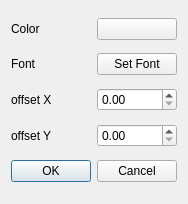
<?xml version="1.0" encoding="UTF-8"?>
<ui version="4.0">
 <class>LabelSetting</class>
 <widget class="QDialog" name="LabelSetting">
  <property name="geometry">
   <rect>
    <x>0</x>
    <y>0</y>
    <width>174</width>
    <height>204</height>
   </rect>
  </property>
  <property name="windowTitle">
   <string>Label Settings</string>
  </property>
  <layout class="QGridLayout" name="gridLayout">
   <item row="0" column="0">
    <widget class="QLabel" name="label">
     <property name="text">
      <string>Color</string>
     </property>
    </widget>
   </item>
   <item row="0" column="1">
    <widget class="QPushButton" name="pushButton_2">
     <property name="text">
      <string/>
     </property>
    </widget>
   </item>
   <item row="1" column="0">
    <widget class="QLabel" name="label_2">
     <property name="text">
      <string>Font</string>
     </property>
    </widget>
   </item>
   <item row="2" column="0">
    <widget class="QLabel" name="label_3">
     <property name="text">
      <string>offset X</string>
     </property>
    </widget>
   </item>
   <item row="2" column="1">
    <widget class="QDoubleSpinBox" name="doubleSpinBox"/>
   </item>
   <item row="3" column="0">
    <widget class="QLabel" name="label_4">
     <property name="text">
      <string>offset Y</string>
     </property>
    </widget>
   </item>
   <item row="3" column="1">
    <widget class="QDoubleSpinBox" name="doubleSpinBox_2"/>
   </item>
   <item row="4" column="0" colspan="2">
    <widget class="QDialogButtonBox" name="buttonBox">
     <property name="orientation">
      <enum>Qt::Horizontal</enum>
     </property>
     <property name="standardButtons">
      <set>QDialogButtonBox::Cancel|QDialogButtonBox::Ok</set>
     </property>
    </widget>
   </item>
   <item row="1" column="1">
    <widget class="QPushButton" name="pushButton">
     <property name="text">
      <string>Set Font</string>
     </property>
    </widget>
   </item>
  </layout>
 </widget>
 <resources/>
 <connections>
  <connection>
   <sender>buttonBox</sender>
   <signal>accepted()</signal>
   <receiver>LabelSetting</receiver>
   <slot>accept()</slot>
   <hints>
    <hint type="sourcelabel">
     <x>248</x>
     <y>254</y>
    </hint>
    <hint type="destinationlabel">
     <x>157</x>
     <y>274</y>
    </hint>
   </hints>
  </connection>
  <connection>
   <sender>buttonBox</sender>
   <signal>rejected()</signal>
   <receiver>LabelSetting</receiver>
   <slot>reject()</slot>
   <hints>
    <hint type="sourcelabel">
     <x>316</x>
     <y>260</y>
    </hint>
    <hint type="destinationlabel">
     <x>286</x>
     <y>274</y>
    </hint>
   </hints>
  </connection>
 </connections>
</ui>
